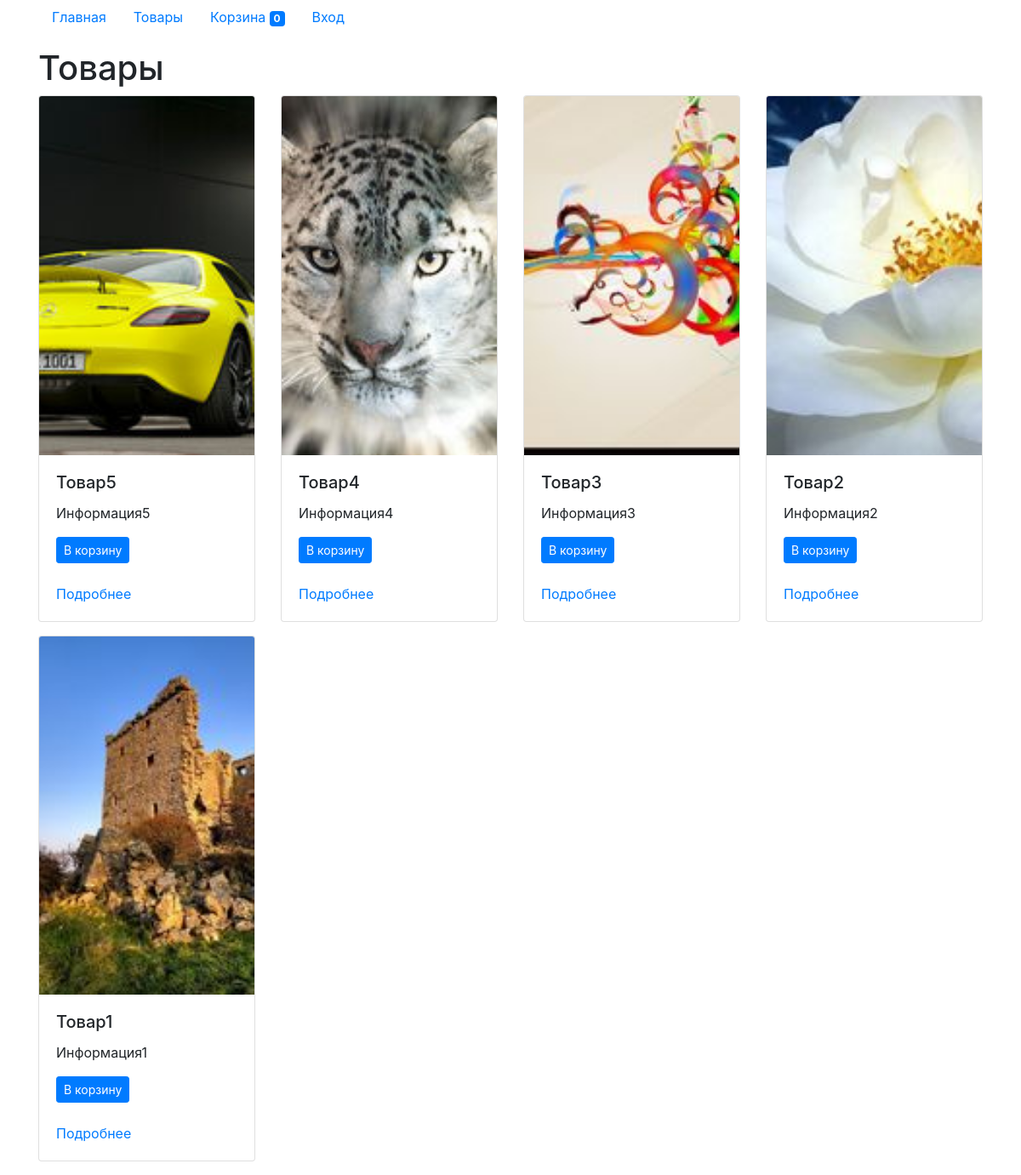
/?c=goods, run on the app's committed database.
### tables this page shows
CREATE TABLE `goods` (
  `id` int(11) NOT NULL AUTO_INCREMENT,
  `name` varchar(250) NOT NULL,
  `info` text NOT NULL,
  `img` varchar(40) NOT NULL,
  `price` varchar(7) NOT NULL,
  `count` int(11) unsigned NOT NULL default 1,
  PRIMARY KEY (id)
);

### engine/lib.php (called while the page is built, shortened)
<?php
function getContent()
{
    $controller = 'index';
    if (!empty($_GET['c'])) {
        $controller = $_GET['c'];
    }
    $fileName = getFileName($controller);
    $action = 'index';
    $actionName = $action . 'Action';
    return $actionName();
}
function getFileName($file)
{
    return __DIR__ . "/controllers/" . $file . '.php';
}
function getConnect()
{
    static $link;
    if (empty($link)) {
        $link = mysqli_connect('127.0.0.1', 'homestead', 'secret', 'homestead');
        mysqli_query($link, 'set names utf8');
    }
    return $link;
}
function getMsg()
{
    $msg = '';
    return $msg;
}
function countCart($id = null)
{
    if (empty($_SESSION['goods'])) {
        return 0;
    }
    return count($_SESSION['goods']);
}
function countCartItem($id){
    return 0;
}
function isGuest()
{
    return empty($_SESSION['auth']);
}
function isAdmin()
{
    return !isGuest() && $_SESSION['auth']['is_admin'];
}
function renderView($viewPath, $data = [])
{
    extract($data);
    include $viewPath;
    return ob_get_clean();
}

### engine/controllers/goods.php (called while the page is built, shortened)
<?php
function indexAction()
{
    return allAction();
}
function allAction()
{
    $sql = "select * from goods order by id desc";
    $result = mysqli_query(getConnect(), $sql);
    $goods = mysqli_fetch_all($result, MYSQLI_ASSOC);
    return renderView('views/goods/all.php', ['goods' => $goods]);
}

### engine/views/goods/all.php (the view, shortened to what this page needs)
<h1>Товары</h1>
<?php if(count($goods)): ?>
    <div class="row">
        <?php foreach ($goods as $id => $good): ?>
            <div class="col-sm-3 mb-3">
                <div class="card">
                    <a href="?c=goods&a=one&id=<?= $good['id'] ?>">
                        <img src="img/<?= $good['img'] ?>" class="card-img-top">
                    </a>
                    <div class="card-body">
                        <h5 class="card-title"><?= $good['name'] ?></h5>
                        <p class="card-text"><?= $good['info'] ?></p>
                        <?php if($good['count'] > 0): ?>
                            <?php if(countCartItem($good['id'])): ?>
                                <span class="badge badge-success">Товар в корзине</span><br>
                            <?php else: ?>
                                <div>
                                    <button class="btn btn-primary btn-sm js-add-to-to-cart" data-id="<?= $good['id']; ?>">В корзину</button>
                                </div>
                            <?php endif; ?>
                        <?php else: ?>
                            <span class="badge badge-danger">Товар закончился</span>
                        <?php endif; ?>
                        <br>
                        <a href="?c=goods&a=one&id=<?= $good['id'] ?>">Подробнее</a>
                    </div>
                </div>
            </div>
        <?php endforeach; ?>
    </div>
<?php else: ?>
    <p>Товаров пока нет.</p>
<?php endif; ?>

### public/index.php (shortened to what this page needs)
<?php
include dirname(__DIR__) . '/engine/lib.php';
$msg = getMsg();
$content = getContent();
$count = countCart();
echo renderView('views/layout.php', [
    'msg' => $msg,
    'content' => $content,
    'count' => $count
]);

### engine/views/layout.php (shortened to what this page needs)
<!doctype html>
<html lang="en">
<head>
    <link rel="stylesheet" href="https://stackpath.bootstrapcdn.com/bootstrap/4.4.1/css/bootstrap.min.css">
</head>
<body>
<div class="container">
    <ul class="nav mb-3">
        <li class="nav-item"><a href="/" class="nav-link">Главная</a></li>
        <li class="nav-item"><a href="?c=goods" class="nav-link">Товары</a></li>
        <li class="nav-item">
            <a href="?c=cart" class="nav-link">
                Корзина <span class="badge badge-primary" id="cart"><?= $count; ?></span>
            </a>
        </li>
        <?php if(isGuest()): ?>
            <li class="nav-item"><a href="?c=auth" class="nav-link">Вход</a></li>
        <?php else: ?>
            <li class="nav-item"><a href="?c=orders" class="nav-link">Заказы</a></li>
            <li class="nav-item"><a href="?c=auth&a=logout" class="nav-link">Выход</a></li>
        <?php endif; ?>
    </ul>
    <?= $content; ?>
</div>
</body>
</html>

### data on the page
goods: img (picture), name "Товар5", info "Информация5"
goods: img (picture), name "Товар4", info "Информация4"
goods: img (picture), name "Товар3", info "Информация3"
goods: img (picture), name "Товар2", info "Информация2"
goods: img (picture), name "Товар1", info "Информация1"

### other printed values
$count "0"
